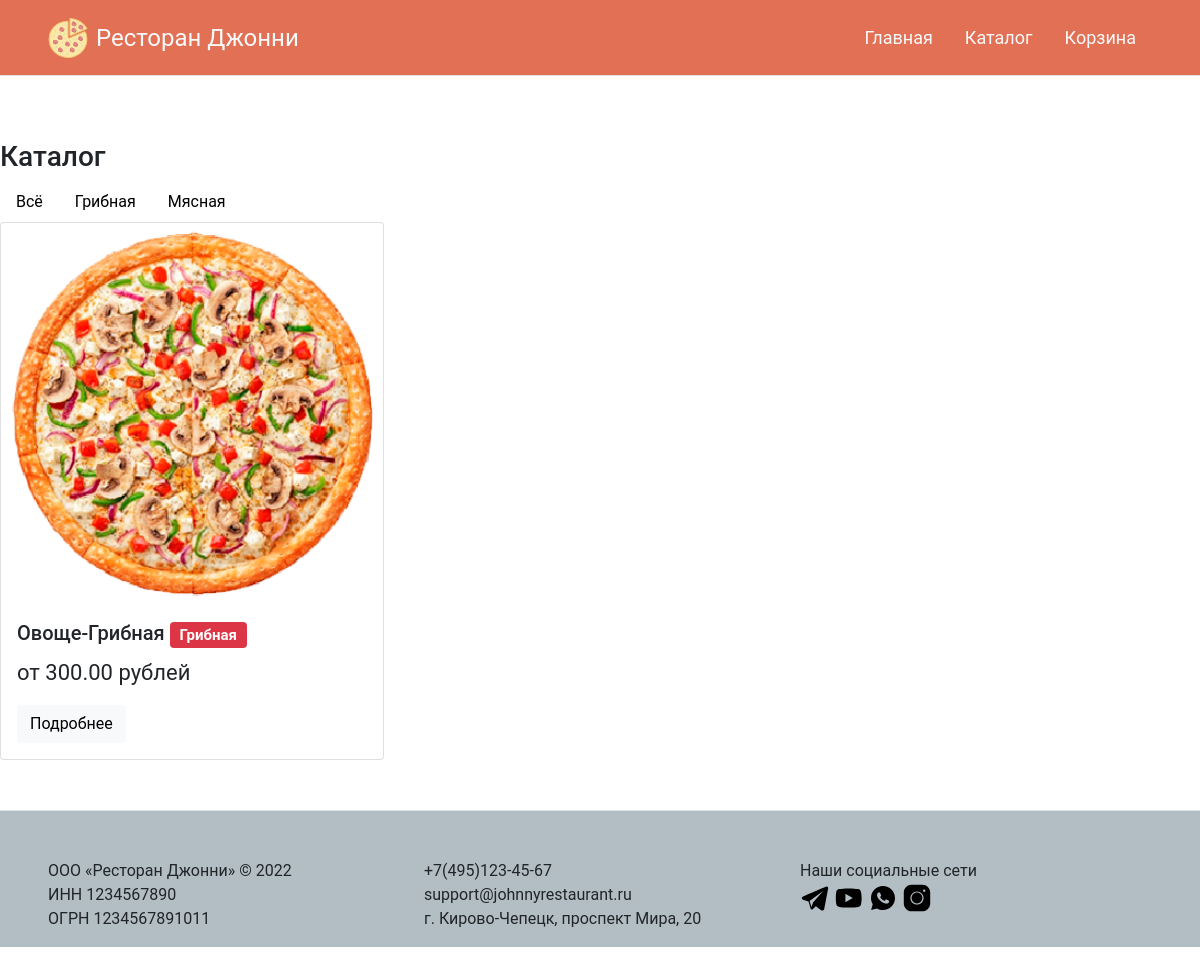
Screenshot of /gribnaya/ with the database file from the repository.
### shop/models.py (models this page shows, shortened)
class Category(models.Model):
    name = models.CharField(max_length=100, db_index=True, verbose_name='Название')
    slug = models.SlugField(max_length=200, db_index=True, unique=True, verbose_name='Название для URL-адреса')
    class Meta:
        ordering = ('name', )
        verbose_name = 'Категория'
        verbose_name_plural = 'Категория'
    def __str__(self):
        return self.name
    def get_absolute_url(self):
        return reverse('shop:product_list_by_category', args=[self.slug])

class Product(models.Model):
    category = models.ForeignKey(Category, related_name='products', null=True, blank=True, on_delete=models.SET_NULL, verbose_name='Категория')
    name = models.CharField(max_length=100, db_index=True, verbose_name='Название')
    slug = models.SlugField(max_length=100, db_index=True, verbose_name='Название для URL-адреса')
    image_full = models.ImageField(upload_to='products/%Y/%m/%d', blank=True, verbose_name='Полное изображение')
    description = models.TextField(blank=True, verbose_name='Описание')
    price = models.DecimalField(max_digits=10, decimal_places=2, verbose_name='Цена')
    avaible = models.BooleanField(default=True, verbose_name='Есть ли в наличии')
    energy_value = models.DecimalField(max_digits=10, decimal_places=2, verbose_name='Энерг.ценность')
    squirrels = models.DecimalField(max_digits=10, decimal_places=2, verbose_name='Белки')
    fats = models.DecimalField(max_digits=10, decimal_places=2, verbose_name='Жиры')
    carbohydrates = models.DecimalField(max_digits=10, decimal_places=2, verbose_name='Углеводы')
    weight_small = models.DecimalField(max_digits=10, decimal_places=2, verbose_name='Вес маленькой пиццы')
    weight_big = models.DecimalField(max_digits=10, decimal_places=2, verbose_name='Вес большой пиццы')
    diameter_small = models.IntegerField(verbose_name='Диаметр маленькой пиццы')
    diameter_big = models.IntegerField(verbose_name='Диаметр большой пиццы')
    div = models.CharField(max_length=100, verbose_name='ID для div-a')
    class Meta:
        ordering = ('name',)
        index_together = (('id', 'slug'),)

### shop/views.py (the view)
# urls.py: url(r'^(?P<category_slug>[-\w]+)/$', views.product_list, name='product_list_by_category'),
def product_list(request, category_slug=None):
    category = None
    categories = Category.objects.all()
    products = Product.objects.all()
    cart_product_form = CartAddProductForm()
    if category_slug:
        category = get_object_or_404(Category, slug=category_slug)
        products = products.filter(category=category)
    context = {
        'category': category,
        'categories': categories,
        'products': products,
        'cart_product_form': cart_product_form
    }
    return render(request, 'shop/product/index.html', context)

### templates/shop/product/index.html (shortened to what this page needs)
{% extends "shop/base.html" %}
{% load static %}
{% block content %}
        <div class="content">
            <h3>Каталог</h3>
            <div class="nav">
            <li {% if not category %}class="selected"{% endif %}>
                <a class="nav-link text-black" href="{% url "shop:product_list" %}">Всё</a>
            </li>
            {% for c in categories %}
                <li {% if category.slug == c.slug %}class="selected"{% endif %}>
                    <a class="nav-link text-black" href="{{ c.get_absolute_url }}">{{ c.name }}</a>
                </li>
            {% endfor %}
            </div>
            <div class="row row-cols-1 row-cols-md-3 g-4">
                {% for product in products %} {% if product.avaible %}
                    <div class="col">
                      <div class="card h-100">
                        <img src="{{ product.image_full.url}}" class="card-img-top" alt="...">
                        <div class="card-body">
                          <h5 class="card-title">{{ product.name }} {% if product.category %}<span class="badge bg-danger"> {{product.category}}</span> {% endif %}</h5>
                          <p class="card-text">от {{ product.price }} рублей</p>
                            <button type="button" class="btn btn-light" data-bs-toggle="modal" data-bs-target="#{{ product.div }}">
                                Подробнее
                            </button>
                        </div>
                      </div>
                    </div>
                    {% endif %}{% endfor %}
                </div>
            </div>
{% endblock %}

### static/shop/style.css (style rules this page uses)
* { font-family: font, Roboto; }
html { overflow-x: hidden; }
.content { padding-top: 60px; width: 1200px; margin: 0 auto; }
.content p { font-family: Roboto; font-size: 22px; }
.content img { display: block; margin-left: auto; margin-right: auto }

### rows the page displays
Category: name "Грибная"
Category: name "Мясная"
Product: image_full (picture), name "Овоще-Грибная", category "Грибная", price "300.00"
